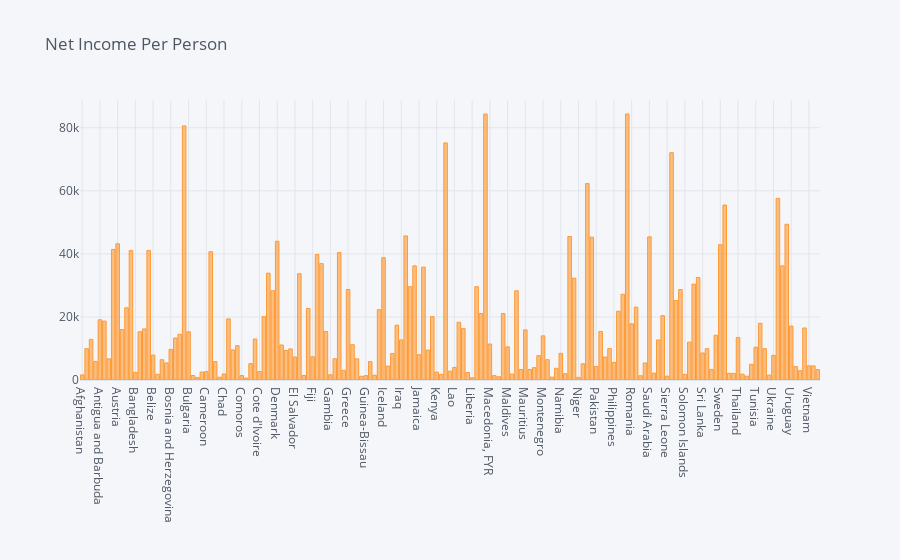

Notebook code for this chart:
### Markdown cell above
#### Net Income Per Person

### Code cell
# Plotting Net Income Per Person vs Countries
df.iplot(kind='bar',x='country',y='income',title='Net Income Per Person')

### Figure 1 — Plotly figure (JSON) as saved in the notebook; plotly's stock layout.template omitted (floating-point values rounded to 4 significant figures; data arrays with more than 128 entries replaced by an {"elided": "..."} marker saying what was removed)
{"data": [{"marker": {"color": "rgba(255, 153, 51, 0.6)", "line": {"color": "rgba(255, 153, 51, 1.0)", "width": 1}}, "name": "income", "orientation": "v", "text": "", "type": "bar", "x": {"elided": "167 str values"}, "y": {"elided": "167 float values"}}], "layout": {"legend": {"bgcolor": "#F5F6F9", "font": {"color": "#4D5663"}}, "paper_bgcolor": "#F5F6F9", "plot_bgcolor": "#F5F6F9", "title": {"font": {"color": "#4D5663"}, "text": "Net Income Per Person"}, "xaxis": {"gridcolor": "#E1E5ED", "showgrid": true, "tickfont": {"color": "#4D5663"}, "title": {"font": {"color": "#4D5663"}, "text": ""}, "zerolinecolor": "#E1E5ED"}, "yaxis": {"gridcolor": "#E1E5ED", "showgrid": true, "tickfont": {"color": "#4D5663"}, "title": {"font": {"color": "#4D5663"}, "text": ""}, "zerolinecolor": "#E1E5ED"}}}
